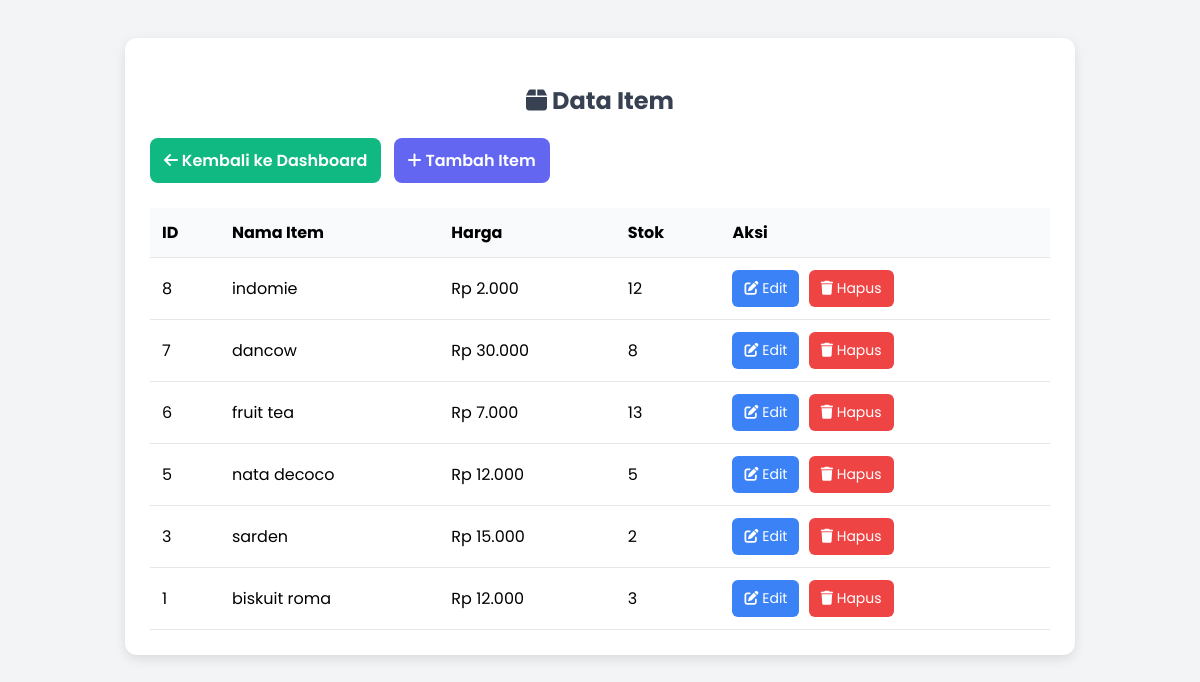
The app's page /views/item/index.php (signed in) with its own data.
### tables this page shows
CREATE TABLE `item` (
  `id_item` int(11) NOT NULL,
  `nama_item` varchar(100) NOT NULL,
  `harga` decimal(12,2) NOT NULL,
  `stok` int(11) NOT NULL
);

### models/Item.php (called while the page is built, shortened)
<?php
class Item {
    private $conn; private $table = "item";
    public function __construct($db){ $this->conn = $db; }
    public function readAll(){ $stmt = $this->conn->prepare("SELECT * FROM {$this->table} ORDER BY id_item DESC"); $stmt->execute(); return $stmt; }
}
?>

### views/item/index.php (the view, shortened to what this page needs)
<?php
include "../../models/Item.php";
$db = (new Database())->getConnection();
$item = new Item($db);
$stmt = $item->readAll();
?>
<!DOCTYPE html>
<html lang="id">
<head>
    <link rel="stylesheet" href="https://cdnjs.cloudflare.com/ajax/libs/font-awesome/6.5.0/css/all.min.css">
</head>
<body>
<div class="container">
    <h2><i class="fa-solid fa-box"></i> Data Item</h2>
    <a class="btn btn-dashboard" href="../../dashboard.php"><i class="fa-solid fa-arrow-left"></i> Kembali ke Dashboard</a>
    <a class="btn btn-add" href="tambah.php"><i class="fa-solid fa-plus"></i> Tambah Item</a>
    <table>
        <tr>
            <th>ID</th><th>Nama Item</th><th>Harga</th><th>Stok</th><th>Aksi</th>
        </tr>
        <?php while ($row = $stmt->fetch(PDO::FETCH_ASSOC)) { ?>
        <tr>
            <td><?= $row['id_item'] ?></td>
            <td><?= $row['nama_item'] ?></td>
            <td>Rp <?= number_format($row['harga'],0,',','.') ?></td>
            <td><?= $row['stok'] ?></td>
            <td class="aksi">
                <a class="edit" href="edit.php?id=<?= $row['id_item'] ?>"><i class="fa-solid fa-pen-to-square"></i> Edit</a>
                <a class="hapus" href="hapus.php?id=<?= $row['id_item'] ?>" onclick="return confirm('Yakin hapus data ini?')"><i class="fa-solid fa-trash"></i> Hapus</a>
            </td>
        </tr>
        <?php } ?>
    </table>
</div>
</body>
</html>

### views/item/index.php (style rules this page uses)
body { font-family:'Poppins',sans-serif; background:#f3f4f6; padding:30px; }
.container { max-width:900px; margin:auto; background:#fff; padding:25px; border-radius:12px; box-shadow:0 4px 12px rgba(0,0,0,.1); }
h2 { text-align:center; margin-bottom:20px; color:#374151; }
a.btn { display:inline-block; padding:10px 14px; border-radius:8px; font-weight:600; text-decoration:none; margin-bottom:15px; transition:.3s; }
.btn-dashboard { background:#10b981; color:#fff; margin-right:8px; }
.btn-add { background:#6366f1; color:#fff; }
table { width:100%; border-collapse:collapse; margin-top:10px; }
th,td { padding:12px; border-bottom:1px solid #e5e7eb; text-align:left; }
th { background:#f9fafb; }
.aksi a { padding:8px 12px; border-radius:6px; text-decoration:none; font-size:14px; margin-right:5px; display:inline-block; }
.edit { background:#3b82f6; color:#fff; }
.hapus { background:#ef4444; color:#fff; }

### records on screen
item: id_item "8", nama_item "indomie", harga "2.000", stok "12"
item: id_item "7", nama_item "dancow", harga "30.000", stok "8"
item: id_item "6", nama_item "fruit tea", harga "7.000", stok "13"
item: id_item "5", nama_item "nata decoco", harga "12.000", stok "5"
item: id_item "3", nama_item "sarden", harga "15.000", stok "2"
item: id_item "1", nama_item "biskuit roma", harga "12.000", stok "3"
